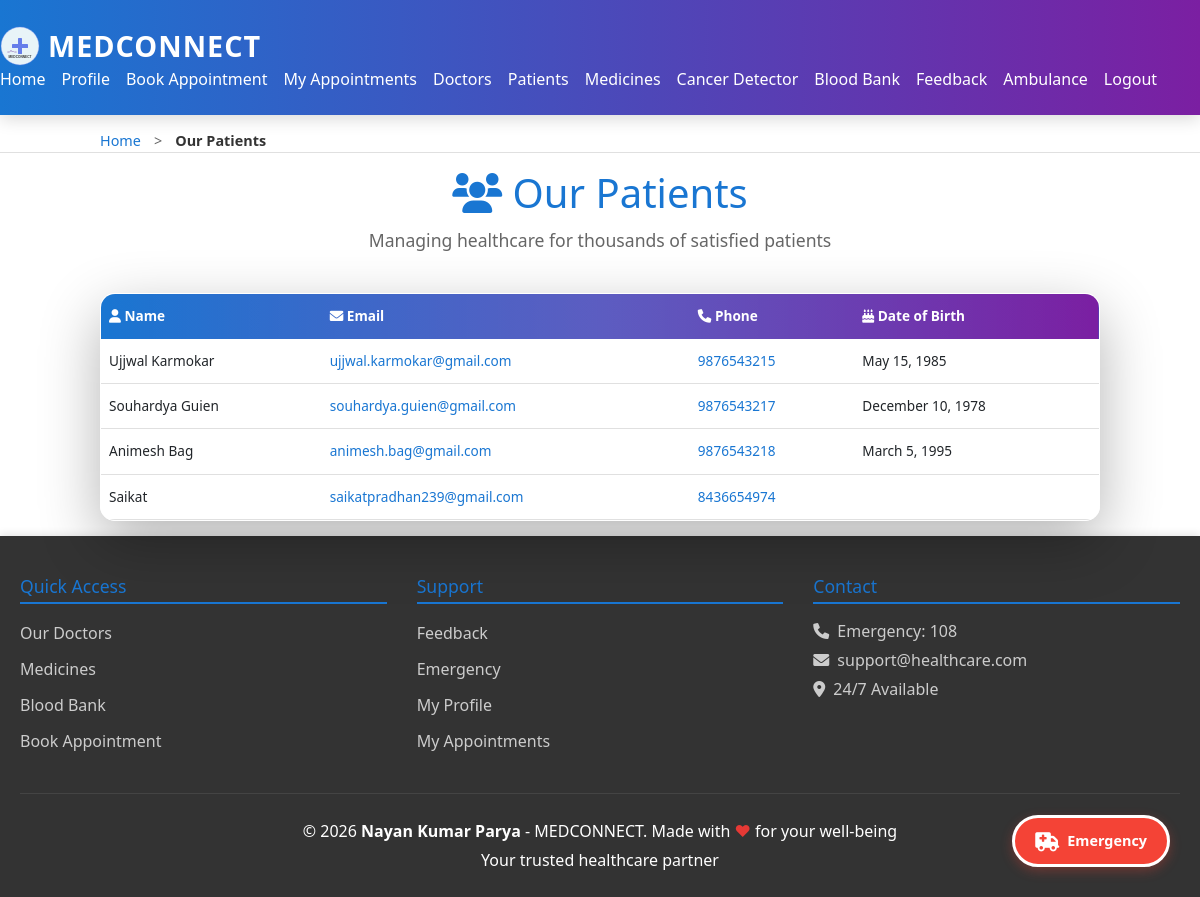
The app's page /patients/ (signed in), older data.
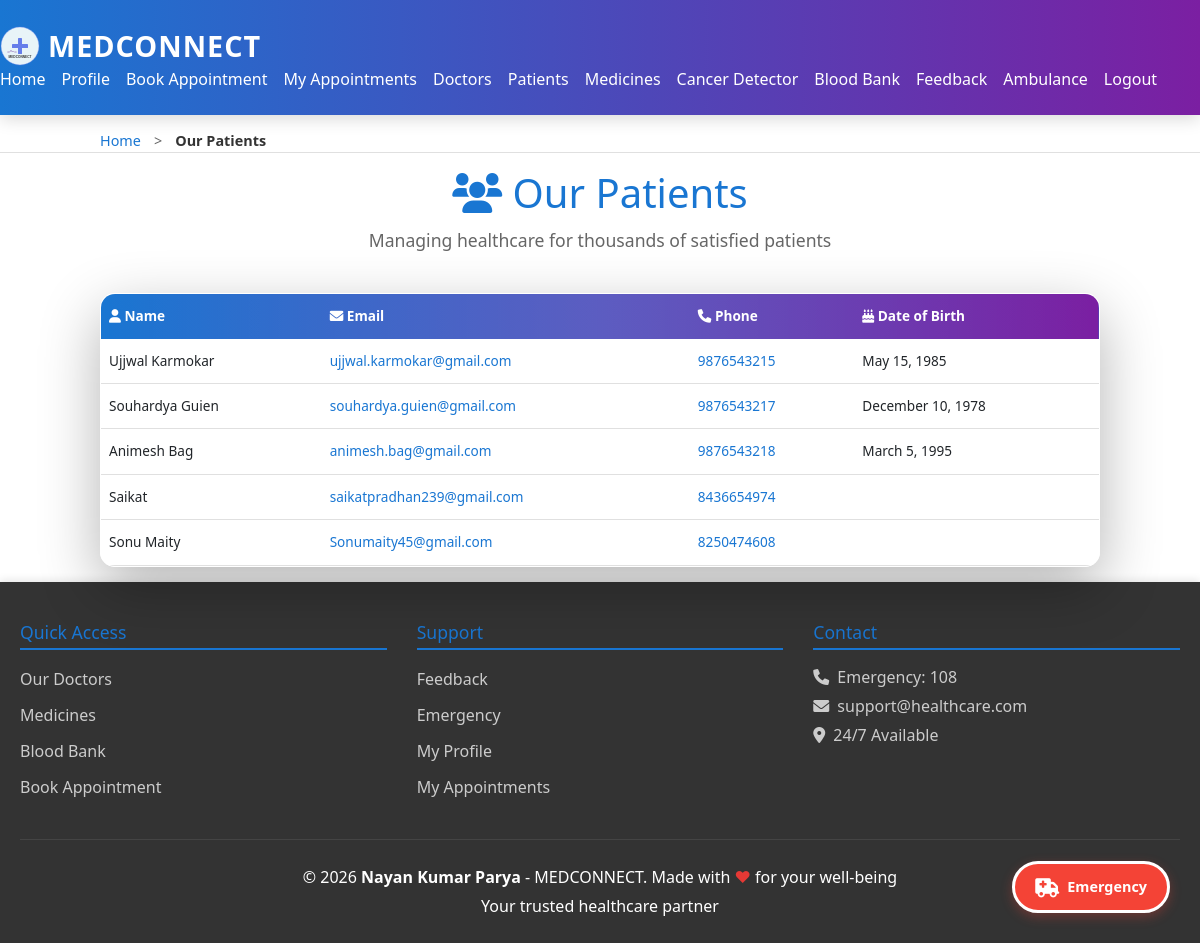
The same page, newer data.
### core/models.py (models this page shows, shortened)
class Patient(models.Model):
    name = models.CharField(max_length=100)
    email = models.EmailField(unique=True)
    phone = models.CharField(max_length=15)
    date_of_birth = models.DateField(blank=True, null=True)

### core/views.py (the view)
# urls.py: path('patients/', views.patients_list, name='patients'),
@login_required
def patients_list(request):
    patients = Patient.objects.all()
    return render(request, 'core/patients.html', {'patients': patients})

### core/templates/core/patients.html (shortened to what this page needs)
{% extends 'core/base.html' %}
{% block breadcrumbs %}
<div class="breadcrumb">
    <div class="container">
        <a href="/">Home</a> <span class="separator">></span> <span class="current">Our Patients</span>
    </div>
</div>
{% endblock %}
{% block content %}
<div class="container">
    <div class="page-header">
        <h2><i class="fas fa-users"></i> Our Patients</h2>
        <p>Managing healthcare for thousands of satisfied patients</p>
    </div>
    {% if patients %}
        <div class="patients-table-container">
            <table class="patients-table">
                <thead>
                    <tr>
                        <th><i class="fas fa-user"></i> Name</th>
                        <th><i class="fas fa-envelope"></i> Email</th>
                        <th><i class="fas fa-phone"></i> Phone</th>
                        <th><i class="fas fa-birthday-cake"></i> Date of Birth</th>
                    </tr>
                </thead>
                <tbody>
                    {% for patient in patients %}
                    <tr>
                        <td>{{ patient.name }}</td>
                        <td><a href="mailto:{{ patient.email }}">{{ patient.email }}</a></td>
                        <td><a href="tel:{{ patient.phone }}">{{ patient.phone }}</a></td>
                        <td>{{ patient.date_of_birth|date:"F j, Y" }}</td>
                    </tr>
                    {% endfor %}
                </tbody>
            </table>
        </div>
    {% else %}
        <div class="empty-state">
            <i class="fas fa-inbox"></i>
            <p>No patient records available yet.</p>
        </div>
    {% endif %}
</div>
{% endblock %}

Row changes from the older to the newer data that the page shows:
added Patient: name "Sonu Maity", email "Sonumaity45@gmail.com", phone "8250474608"
